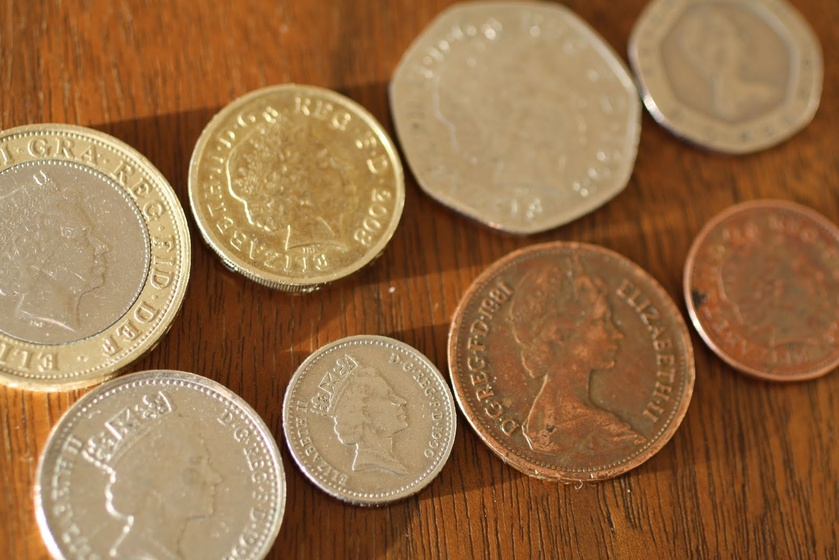
#> input picture Image Processing in Python/coins.jfif, 839 x 560 px, shrunk from 1600 x 1067 before the run
$ jupyter execute '4. Advanced Operations, Detecting Faces and Features.ipynb'
#> lines starting #> are read from the running program, lines starting #| are printed output that depends on the picture
# Finding the edges with Canny

[cell 1]
import matplotlib.pyplot as plt

# Load image
coins = plt.imread('coins.jfif')
#> coins is the input picture: shape (560, 839, 3); mean R, G, B 151.6, 111.5, 71.5
plt.imshow(coins)

[cell 2]
from skimage.feature import canny
from skimage import color

# Convert image to grayscale
coins = color.rgb2gray(coins)
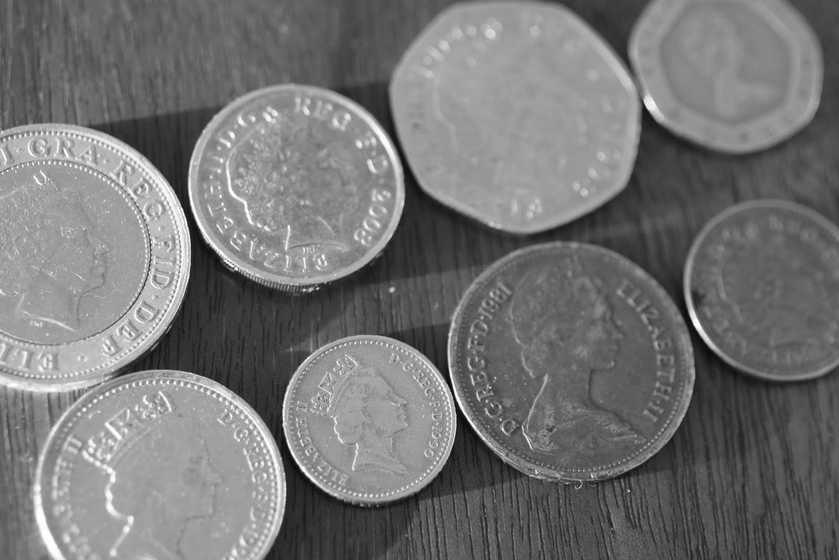
#> coins: shape (560, 839) float64; min 0.0233, max 1, mean 0.459

# Apply Canny detector
canny_edges = canny(coins)
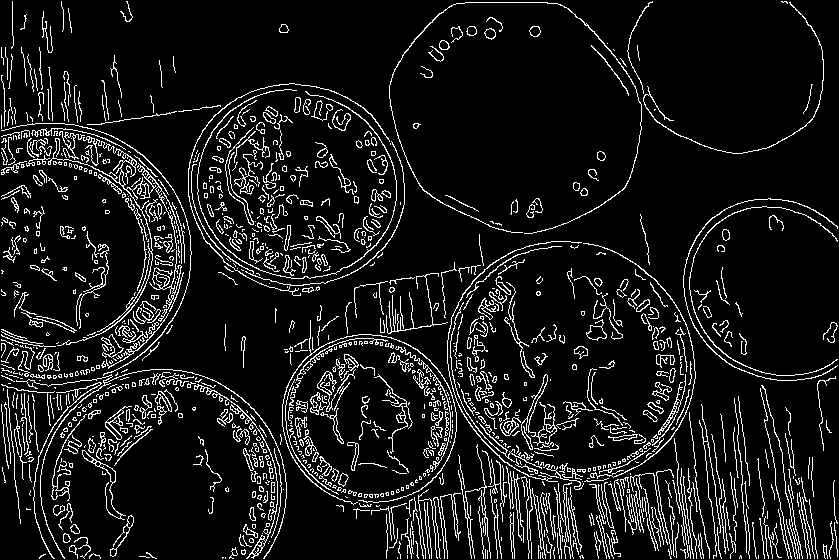
#> canny_edges: shape (560, 839) bool; 9.5% white in thin lines or dots

# Show resulted image with edges
plt.imshow(canny_edges)

[cell 3]
# Apply Canny detector with a sigma of 0.5
canny_edges_0_5 = canny(coins, sigma=0.5)
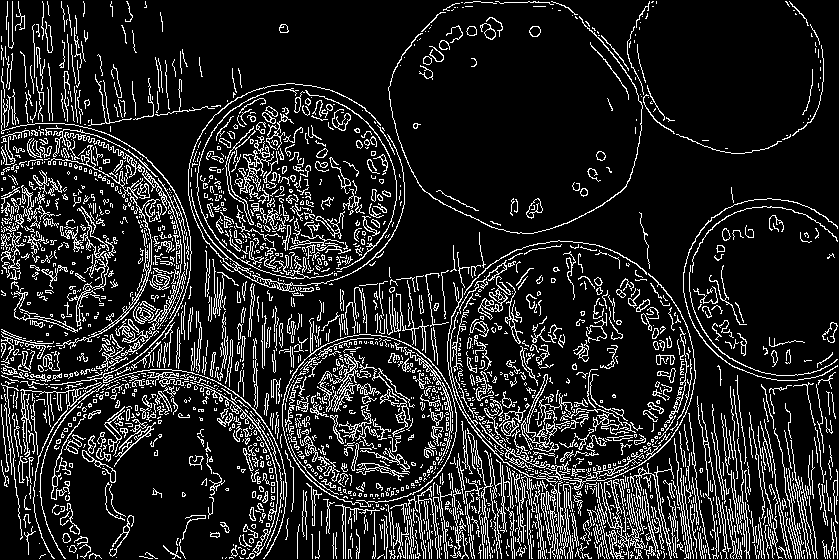
#> canny_edges_0_5: shape (560, 839) bool; 14.2% white in thin lines or dots

plt.imshow(canny_edges_0_5)

**Notes:** The first step of this algorithm is to apply a gaussian filter in order to remove noise in the image. So, in the canny function you can optionally set the intensity of this Gaussian filter to be applied in the image, by using the sigma attribute. The lower the value of this sigma, the less of gaussian filter effect is applied on the image, so it will spot more edges. On the other hand, if you set a higher value, more noise will be removed and the result is going to be a less edgy image. The default value of this parameter is 1.

# Corner detection - Using Harris corner detector

[cell 4]
# Load image
gate = plt.imread('gate.jfif')
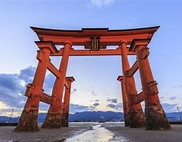
#> input picture Image Processing in Python/gate.jfif, 182 x 142 px, shrunk from 348 x 270 before the run
#> gate is the input picture: shape (142, 182, 3); mean R, G, B 142.3, 134.2, 159.9
plt.imshow(gate)

# Convert to grayscale
from skimage.color import rgb2gray
gate_gray = rgb2gray(gate)
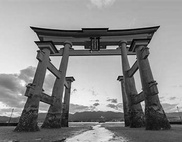
#> gate_gray: shape (142, 182) float64; min 0.00557, max 0.99, mean 0.54

[cell 5]
# Corner detection
from skimage.feature import corner_harris

measure_image = corner_harris(gate_gray)
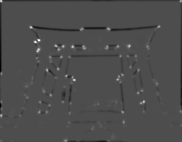
#> measure_image: shape (142, 182) float64; min -1.47, max 3.37, mean -0.0091; drawn with min black and max white
plt.imshow(measure_image)

# Detecting faces

[cell 6]
# Load the image
image = plt.imread('my_formal_pic.jpg')
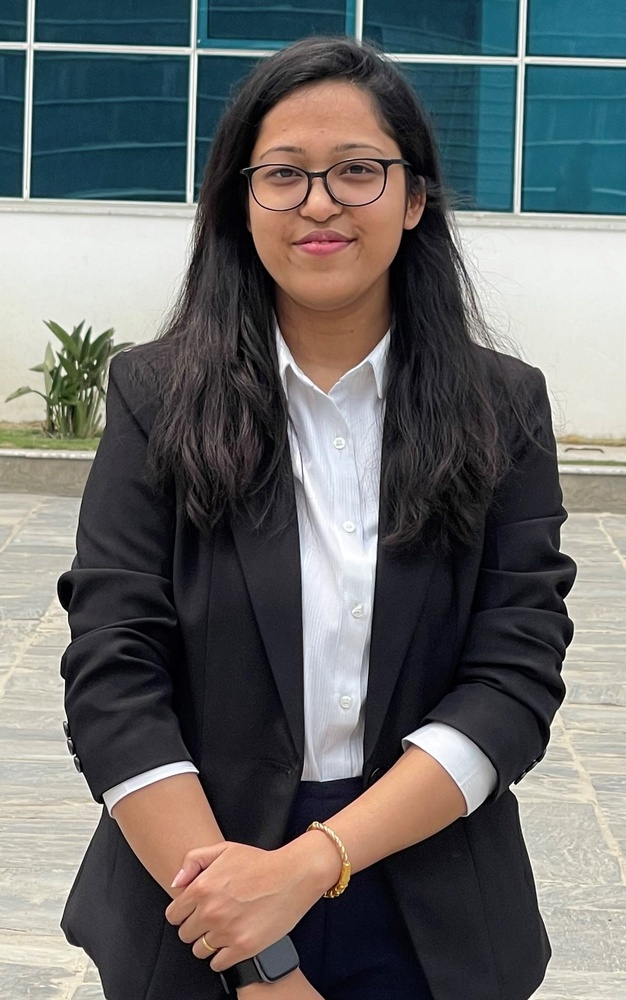
#> input picture Image Processing in Python/my_formal_pic.jpg, 626 x 1000 px, shrunk from 1194 x 1907 before the run
#> image is the input picture: shape (1000, 626, 3); mean R, G, B 104.6, 105, 104.2
plt.imshow(image)

[cell 7]
from skimage import data

# Import the classifier class
from skimage.feature import Cascade

# Load the trained file from themodule root
trained_file = data.lbp_frontal_face_cascade_filename()

# Initialize the detector cascade
detector = Cascade(trained_file)

[cell 8]
detector

[cell 9]
# Apply detector on the image
detected = detector.detect_multi_scale(img=image,
                                      scale_factor=1.2, #<- scale factor by which the searching window is multiplied in each step
                                      step_ratio=1, #<-- a step ratio, in which 1 represents an exhaustive search and usually is slow. By setting this parameter to higher values the results will be worse but the computation will be much faster.
                                      min_size=(10,10),
                                      max_size=(200,200))
#> detected = 1 item
